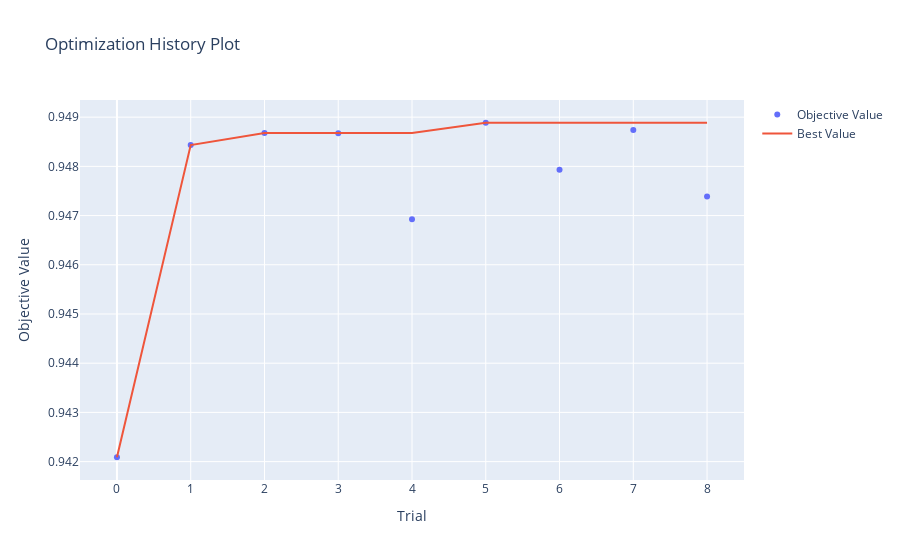
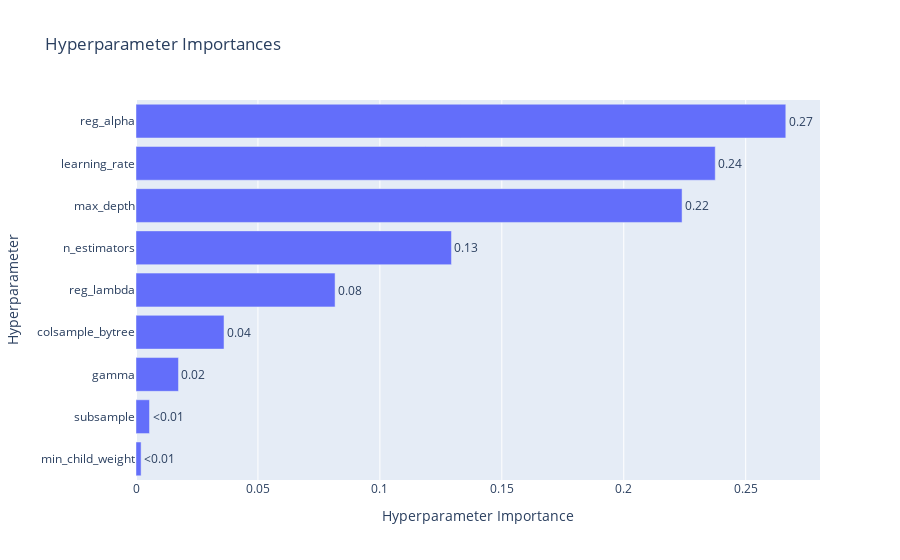

The notebook cell saved with these charts, in order:
### Markdown cell above
### Analyze Results

### Code cell
# Print best results
print("\n" + "="*50)
print("OPTUNA OPTIMIZATION RESULTS")
print("="*50)
print(f"Best ROC-AUC: {study.best_value:.6f}")
print(f"Best parameters:")
for key, value in study.best_params.items():
    print(f"  {key}: {value}")

# Show optimization history
print("\n📊 Optimization History:")
optuna.visualization.plot_optimization_history(study).show()

# Show parameter importance
print("\n🎯 Parameter Importance:")
optuna.visualization.plot_param_importances(study).show()

### Figure 1 — Plotly figure (JSON) as saved in the notebook; plotly's stock layout.template omitted (floating-point values rounded to 4 significant figures)
{"data": [{"mode": "markers", "name": "Objective Value", "type": "scatter", "x": [0, 1, 2, 3, 4, 5, 6, 7, 8], "y": [0.9421, 0.9484, 0.9487, 0.9487, 0.9469, 0.9489, 0.9479, 0.9487, 0.9474]}, {"mode": "lines", "name": "Best Value", "type": "scatter", "x": [0, 1, 2, 3, 4, 5, 6, 7, 8], "y": [0.9421, 0.9484, 0.9487, 0.9487, 0.9487, 0.9489, 0.9489, 0.9489, 0.9489]}, {"marker": {"color": "#cccccc"}, "mode": "markers", "name": "Infeasible Trial", "showlegend": false, "type": "scatter", "x": [], "y": []}], "layout": {"title": {"text": "Optimization History Plot"}, "xaxis": {"title": {"text": "Trial"}}, "yaxis": {"title": {"text": "Objective Value"}}}}

### Figure 2 — Plotly figure (JSON) as saved in the notebook; plotly's stock layout.template omitted (floating-point values rounded to 4 significant figures)
{"data": [{"cliponaxis": false, "hovertemplate": ["min_child_weight (IntDistribution): 0.002090735252986981<extra></extra>", "subsample (FloatDistribution): 0.005538282487636521<extra></extra>", "gamma (FloatDistribution): 0.017413692076728073<extra></extra>", "colsample_bytree (FloatDistribution): 0.036095297772465965<extra></extra>", "reg_lambda (FloatDistribution): 0.08163370697847952<extra></extra>", "n_estimators (IntDistribution): 0.12935276236699172<extra></extra>", "max_depth (IntDistribution): 0.22391109606458348<extra></extra>", "learning_rate (FloatDistribution): 0.23751744569676045<extra></extra>", "reg_alpha (FloatDistribution): 0.26644698130336714<extra></extra>"], "name": "Objective Value", "orientation": "h", "text": ["<0.01", "<0.01", "0.02", "0.04", "0.08", "0.13", "0.22", "0.24", "0.27"], "textposition": "outside", "type": "bar", "x": [0.002091, 0.005538, 0.01741, 0.0361, 0.08163, 0.1294, 0.2239, 0.2375, 0.2664], "y": ["min_child_weight", "subsample", "gamma", "colsample_bytree", "reg_lambda", "n_estimators", "max_depth", "learning_rate", "reg_alpha"]}], "layout": {"title": {"text": "Hyperparameter Importances"}, "xaxis": {"title": {"text": "Hyperparameter Importance"}}, "yaxis": {"title": {"text": "Hyperparameter"}}}}
